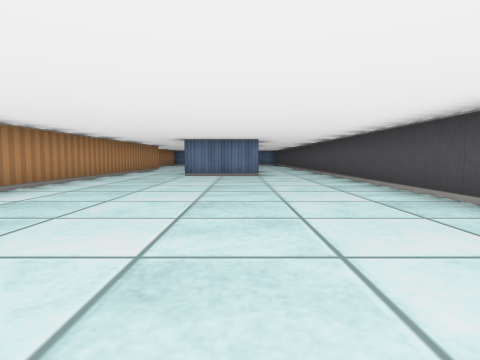
View 1 (above)

17 first-person views from a walk through a cub3D maze. The camera is about half as high as the walls, tilts 4° down and sees 75° across. The floor is counted in squares. Each view is taken from the middle of a square. On the plan, view 1 faces up. The plan holds only what a view shows up to about 9 squares ahead; the rest is blank.

View 2
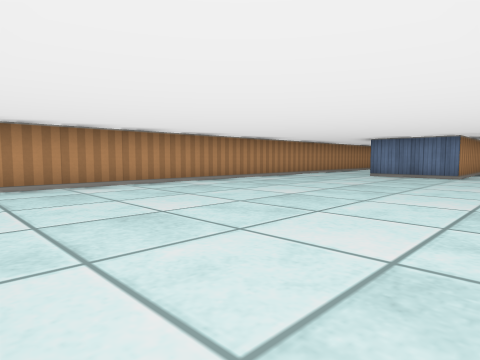

View 3
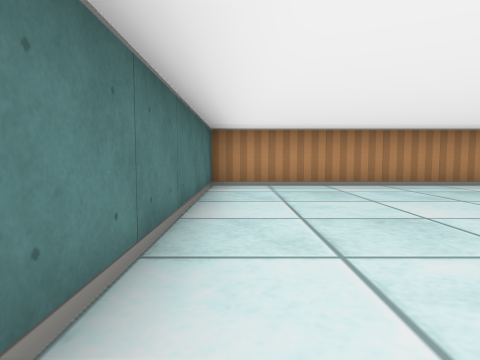

View 4
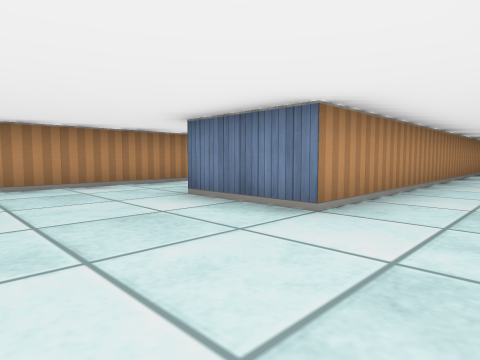

View 5
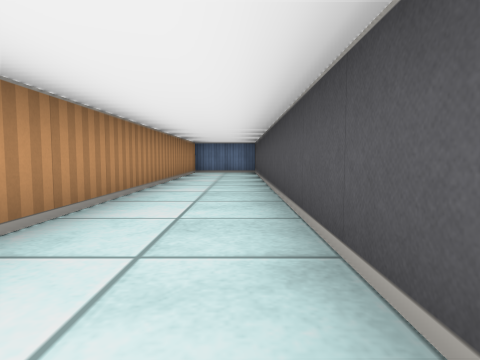

View 6
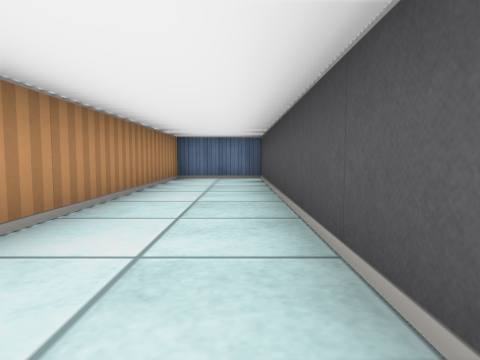

View 7
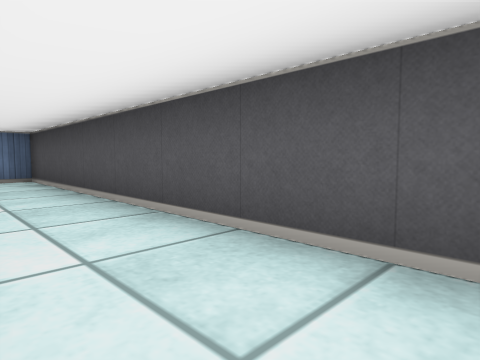

View 8
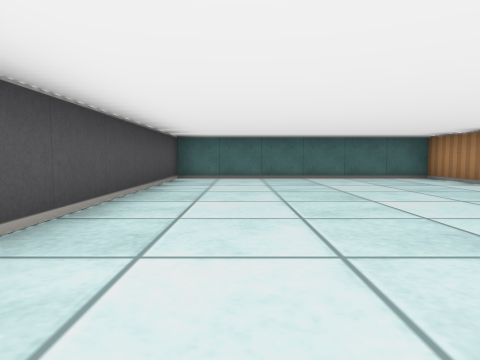

View 9
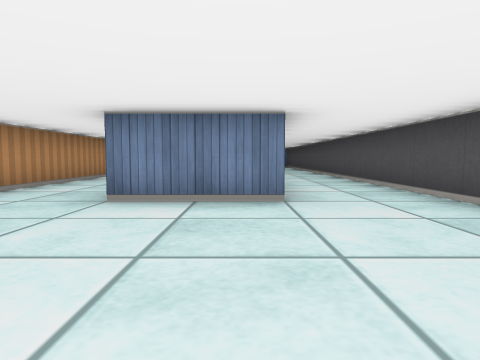

View 10
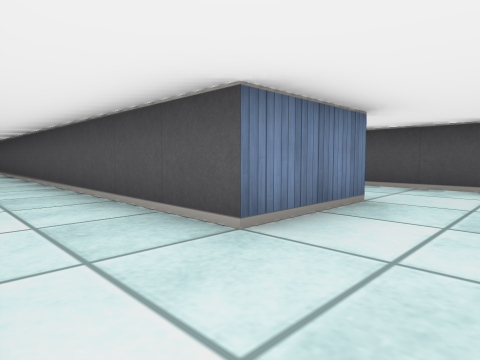

View 11
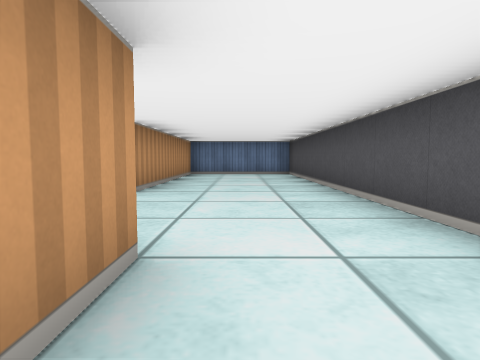

View 12
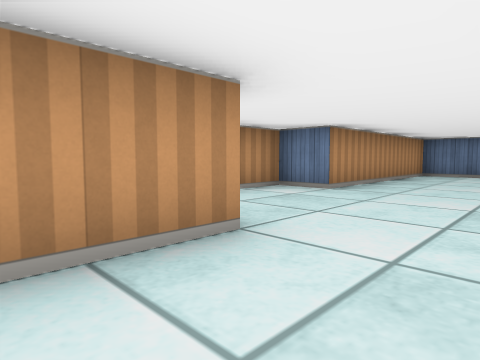

View 13
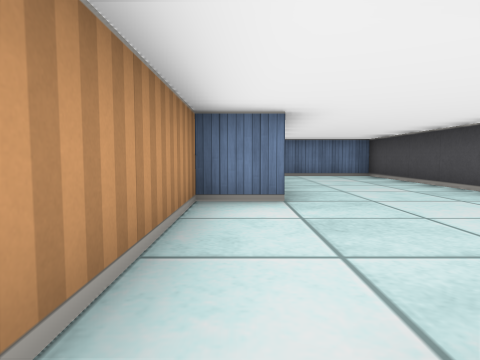

View 14
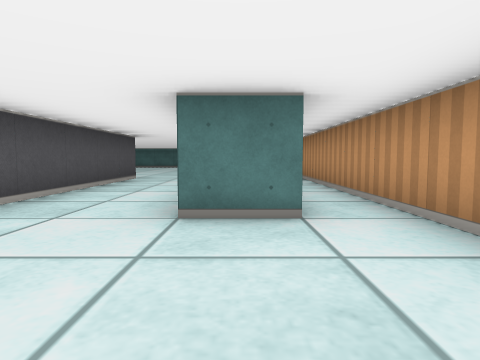

View 15
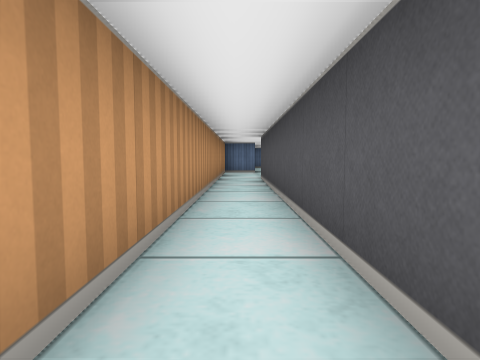

View 16
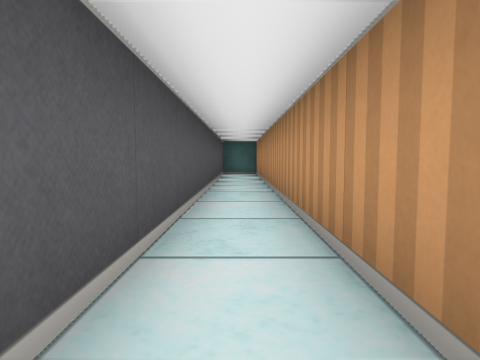

View 17
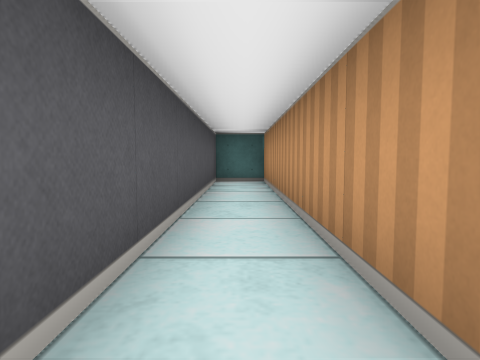

### Floor plan
Points are (right, up) in squares from view 1. A wall is a line through its corners. A room is listed if a view was taken in it or the views show most of it. See-through windows are left out.
Room 1 (views 1, 2, 3, 4, 5, 6, 7, 8, 9, 10)
walls: (-3.5, 8.5) (-3.5, -0.5) (2.5, -0.5) (2.5, 21.5) (0.5, 21.5) (0.5, 8.5) (-1.5, 8.5)
ways out: opening at (-2.5, 8) to room 2
Room 2 (views 11, 12, 13, 14, 15, 16, 17)
walls: (-1.5, 8.5) (-1.5, 21.5) (-4.5, 21.5) (-4.5, 16.5) (-5.5, 16.5) (-5.5, -0.5) (-4.5, -0.5) (-4.5, 13.5) (-3.5, 13.5) (-3.5, 8.5)
ways out: opening at (-2.5, 8) to room 1

Positions as (right, up) in squares from view 1, and headings:
1: (0, 0), facing up
2: (2, 0), facing up-left
3: (2, 0), facing left
4: (2, 6), facing up-left
5: (2, 11), facing up
6: (2, 14), facing up
7: (1, 14), facing up-right
8: (1, 7), facing down
9: (0, 5), facing up
10: (-3, 7), facing up-right
11: (-3, 12), facing up
12: (-2, 12), facing up-left
13: (-5, 13), facing up
14: (-4, 16), facing down
15: (-5, 6), facing up
16: (-5, 9), facing down
17: (-5, 6), facing down
